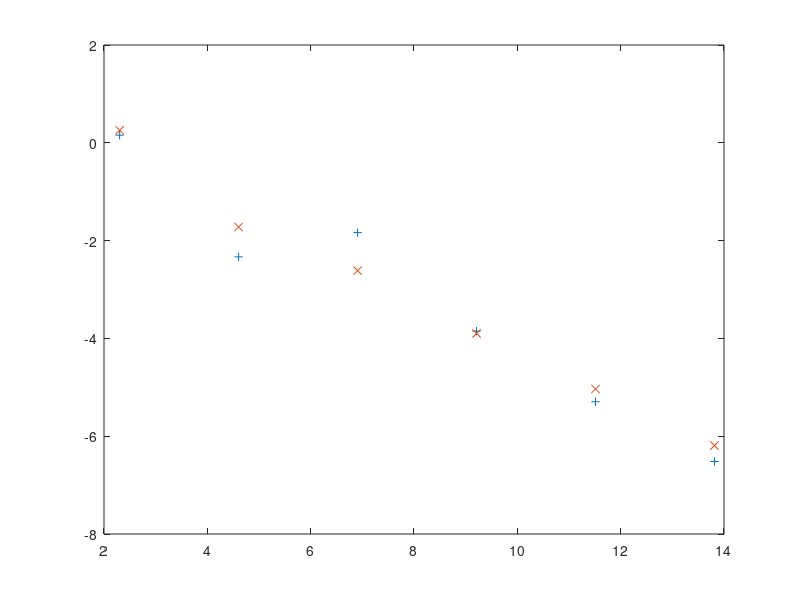

Here is the MATLAB script that generated this plot:
for n=1:6
    
    N=10^n; %specifies sample size
    
    for i=1:N
        y(i)=rand; %generates random variable from U[0,1]
        x(i)=-log(1-y(i)); %generates random variable with pdf f(x)
    end
    
    sum=0; %initialises sum as zero
    var=0; %initialises variance as zero
    
    for i=1:length(x)
        sum=sum+x(i)^(3/2); %sums g(x(i)) over each x(i)
        var=var+(x(i)^(3/2)-3*sqrt(pi)/4)^2; %sums distance of each x(i)
    end                                      %from true value of I
    
    rms(n)=sqrt(var/(N*(N-1))); %calculates root mean square error for
                          %for corresponding n value
    err(n)=abs(3*sqrt(pi)/4-sum/N); %calculates absolute error for
                                    %corresponding n value
    ns(n)=N; %generates vector containing each value of n

end

plot(log(ns),log(err),'+',log(ns),log(rms),'x') %generates loglog plot
